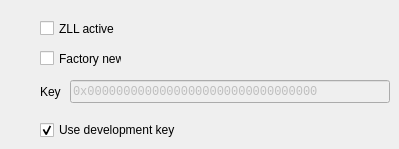
     <widget class="QWidget" name="tabZll">
      <attribute name="title">
       <string>ZLL</string>
      </attribute>
      <widget class="QLineEdit" name="zllKeyEdit">
       <property name="enabled">
        <bool>false</bool>
       </property>
       <property name="geometry">
        <rect>
         <x>70</x>
         <y>80</y>
         <width>320</width>
         <height>23</height>
        </rect>
       </property>
       <property name="sizePolicy">
        <sizepolicy hsizetype="Preferred" vsizetype="Fixed">
         <horstretch>0</horstretch>
         <verstretch>0</verstretch>
        </sizepolicy>
       </property>
       <property name="minimumSize">
        <size>
         <width>320</width>
         <height>0</height>
        </size>
       </property>
       <property name="font">
        <font>
         <family>Monospace</family>
        </font>
       </property>
       <property name="inputMask">
        <string>\0\xHHHHHHHHHHHHHHHHHHHHHHHHHHHHHHHH</string>
       </property>
       <property name="text">
        <string>0x00000000000000000000000000000000</string>
       </property>
      </widget>
      <widget class="QLabel" name="label_14">
       <property name="geometry">
        <rect>
         <x>40</x>
         <y>80</y>
         <width>41</width>
         <height>23</height>
        </rect>
       </property>
       <property name="toolTip">
        <string>&lt;!DOCTYPE HTML PUBLIC &quot;-//W3C//DTD HTML 4.0//EN&quot; &quot;http://www.w3.org/TR/REC-html40/strict.dtd&quot;&gt;
&lt;html&gt;&lt;head&gt;&lt;meta name=&quot;qrichtext&quot; content=&quot;1&quot; /&gt;&lt;style type=&quot;text/css&quot;&gt;
p, li { white-space: pre-wrap; }
&lt;/style&gt;&lt;/head&gt;&lt;body style=&quot; font-family:'MS Shell Dlg 2'; font-size:8.25pt; font-weight:400; font-style:normal;&quot;&gt;
&lt;p style=&quot; margin-top:0px; margin-bottom:0px; margin-left:0px; margin-right:0px; -qt-block-indent:0; text-indent:0px;&quot;&gt;&lt;span style=&quot; font-size:8pt;&quot;&gt;Global &lt;/span&gt;&lt;span style=&quot; font-size:8pt;&quot;&gt;128-Bit network key&lt;/span&gt;&lt;/p&gt;&lt;/body&gt;&lt;/html&gt;</string>
       </property>
       <property name="text">
        <string>Key</string>
       </property>
       <property name="buddy">
        <cstring>networkKeyEdit</cstring>
       </property>
      </widget>
      <widget class="QCheckBox" name="zllUseDevKeyCheckBox">
       <property name="enabled">
        <bool>true</bool>
       </property>
       <property name="geometry">
        <rect>
         <x>40</x>
         <y>120</y>
         <width>191</width>
         <height>20</height>
        </rect>
       </property>
       <property name="text">
        <string>Use development key</string>
       </property>
       <property name="checkable">
        <bool>true</bool>
       </property>
       <property name="checked">
        <bool>true</bool>
       </property>
      </widget>
      <widget class="QCheckBox" name="zllActiveCheckBox">
       <property name="geometry">
        <rect>
         <x>40</x>
         <y>20</y>
         <width>98</width>
         <height>17</height>
        </rect>
       </property>
       <property name="text">
        <string>ZLL active</string>
       </property>
      </widget>
      <widget class="QCheckBox" name="zllFactoryNewCheckBox">
       <property name="geometry">
        <rect>
         <x>40</x>
         <y>50</y>
         <width>82</width>
         <height>17</height>
        </rect>
       </property>
       <property name="text">
        <string>Factory new</string>
       </property>
      </widget>
     </widget>
